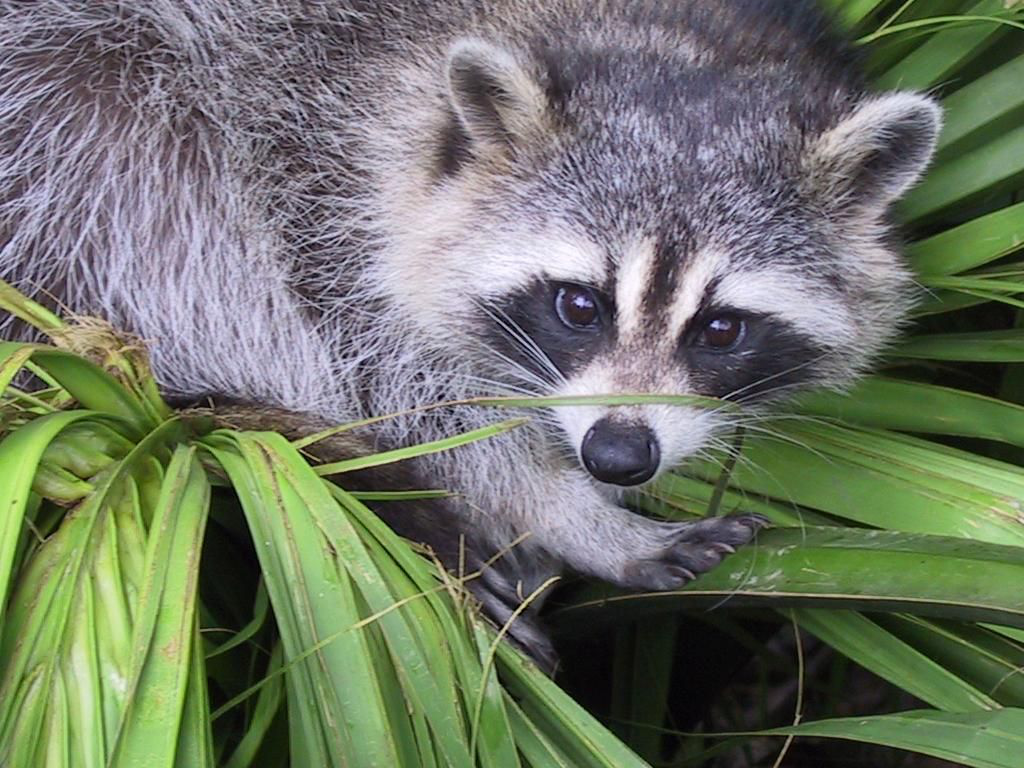
#> input picture 파이썬강의자료/data/face.png, 1024 x 768 px, found by its file name
$ jupyter execute '04_수치연산.ipynb'   (shell and % lines are left out)
#> lines starting #> are read from the running program, lines starting #| are printed output that depends on the picture
# 4 수치자료형

 * 정수(integers)
  * -5, 0, 1
 * 부동소수점(floating points)
  * 3.5, 3.0, 3.
 * 복소수(complex numbers)
  * 2+3j

## 4.1 정수의 표현

[cell 1]
# 10진수
123

[cell 2]
# 16진수
0x123

[cell 3]
# 8진수
0o123

[cell 4]
# 2진수
0b1101

## 4.2 부동 소수점

컴퓨터는 항상 정확하다?

[cell 5]
0.1+0.1+0.1-0.3

## 4.3 format 문자열

[cell 6]
import math

for deg in range(0, 360, 30):
    #start, stop, step-즉 간격
    rad = math.radians(deg)
    s = math.sin(rad)
    print(deg, s)

[cell 7]
for deg in range(0, 360, 30):
    rad = math.radians(deg)
    s = math.sin(rad)
    print('{} {}'.format(deg, s))

[cell 8]
for deg in range(0, 360, 30):
    rad = math.radians(deg)
    s = math.sin(rad)
    print('{:3d} {:.2f}'.format(deg, s))

[cell 9]
'{0:d} {0:x} {0:o} {0:b}'.format(64)

[cell 10]
'{:,d}'.format(123456789)

### 4.3.1 old style

[cell 11]
'%3d %6.2f' % (123, 2.334)

## 4.4 for 문으로는 부족하다

## 4.5 numpy

 * 파이썬 수치연산 패키지
 * 배열 연산에 기본을 둠 - 빠름
 * 수학, 과학, 공학 기술 계산을 위한 환경
 * Numeric --> numarray --> numpy
  * powerful N-dimensional array object
  * sophisticated (broadcasting) functions
  * …
 * Platform independent
 * Open source

Related packages

 * SciPy  (python-scipy)
  * Python based eco-system built on top of numpy
 * Pandas
  * Data structures & analysis
 * Scikit-learn
  * Machine learning in Python
 * Matplotlib
  * Comprehensive 2D plotting

## 4.6 numpy 시작하기

[cell 12]
import numpy as np

[cell 13]
a1 = np.array([1, 2, 3])
a2 = np.array([1.0, 2, 3])

[cell 14]
a1

[cell 15]
a2

[cell 16]
type(a1), type(a2)

[cell 17]
a1.dtype

[cell 18]
a2.dtype

[cell 19]
b = np.array([1,2,3], dtype=np.float64)
b.dtype

[cell 20]
a1.astype(np.float64)  # type conversion. 자세한 목록은 아래에 있음

[cell 21]
a2.astype(np.uint8)

## 4.7 numpy 기본 연산

### 4.7.1 일차원 배열

[cell 22]
a = np.arange(0, 10)
b = np.arange(10, 20)

[cell 23]
a

[cell 24]
a + b
#for 루프를 돌릴 필요가 없다

[cell 25]
a / b

### 4.7.2 broadcasting

[cell 26]
a + 10
#각 요소에 다 붙는다... 왜?!

### 4.7.3 이차원 배열

[cell 27]
a = np.array([[1,2],[3,4]])
b = np.array([[3,4],[4,5]])

[cell 28]
a

[cell 29]
a.shape #생긴 꼬라지를 보여줌

[cell 30]
a + 1

[cell 31]
a + b

[cell 32]
a * b #element끼리만 곱해짐, 행렬곱을 하려면... dot!를 쓴다

[cell 33]
np.dot(a, b)

## 4.8 array 인덱싱 & 슬라이싱

[cell 34]
a = np.array( [ [1,2,3], [4,5,6] ] )

[cell 35]
a

[cell 36]
a.shape

[cell 37]
a[1,2]

[cell 38]
a[:, 1] #모든 행의 전체 열

[cell 39]
a[1, :]

[cell 40]
a[:,:] #이 엘리먼트의 엘리먼트들이 copy가 되므로 쓸모가 있다. a[:,:]에

[cell 41]
a = np.arange(20)
a[::2]
#2개씩 건너뜀

### 4.8.1 Ellipsis를 사용한 슬라이싱

[cell 42]
a = np.random.randn(2,2,3,3)#난수발생 4차원 배열 생성
a.shape
a

[cell 43]
a[0, 0, :, :]

[cell 44]
a[0, 0, ...]#...을 elipsis라고 함,

[cell 45]
a[0, ..., 0]

[cell 46]
a[0, :, :, 0]

## 4.9 matplotlib

### 4.9.1 sin graph

[cell 47]
#앞에 %를 붙이면 ipython 만의 magic cmd라고 한다

[cell 48]
import matplotlib.pyplot as plt

[cell 49]
a = np.linspace(0, np.pi*4, 300)
#0부터 4파이까지를 300개로 쪼개겠다

[cell 50]
plt.plot(a, np.sin(a))
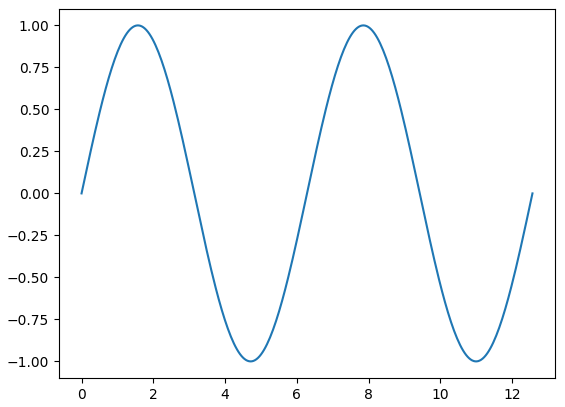
#> figure drawn by matplotlib, 1 panel; curve peaks at x = 7.86, y = 1

[cell 51]
plt.plot(a, np.sin(a), label='sin')
plt.plot(a, np.cos(a), label='cos')
plt.xlabel('rad')
plt.ylabel('y')
plt.title('sin & cos')
plt.legend()#조그만 텍스트 표시
plt.axhline(0.0, linewidth=1, color='green')
plt.show()
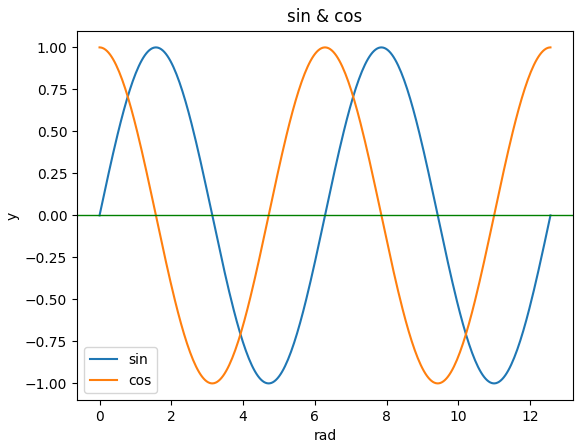
#> figure drawn by matplotlib, 1 panel; curve peaks at x = 7.86, y = 1; curve peaks at x = 0, y = 1

matplotlib home : http://matplotlib.org/

### 4.9.2 Gallery

http://matplotlib.org/gallery.html

### 4.9.3 이미지 표시

[cell 52]
import matplotlib.pyplot as plt
from matplotlib.image import imread

img = imread(r'C:\Users\Lab-01\Desktop\파이썬강의자료\data\face.png')  # from http://www.scipy-lectures.org/advanced/image_processing/
#> img is the input picture: shape (768, 1024, 3) float32; mean R, G, B 0.434, 0.462, 0.401
plt.imshow(img)

### 4.9.4 이차원 배열에 저장된 값을 이미지화 하기

[cell 53]
a = np.array([
    (2, 0, 0),
    (0, 1, 0),
    (0, 0, 1)
])

plt.imshow(a)
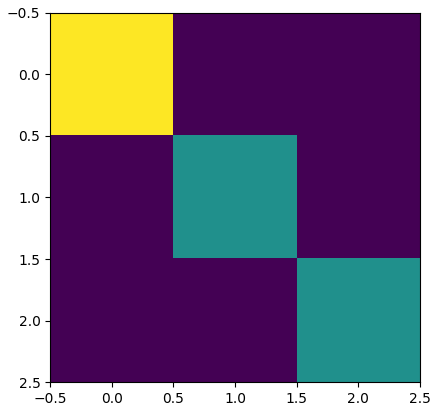
#> figure drawn by matplotlib, 1 panel

[cell 54]
plt.imshow(a, cmap=plt.cm.gray)
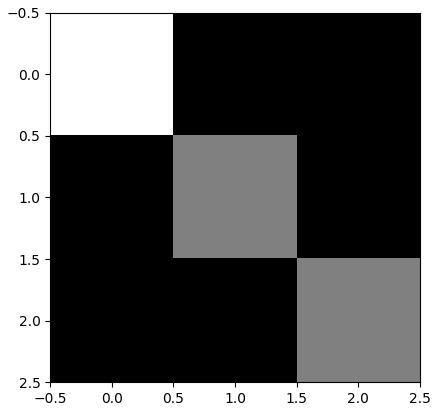
#> figure drawn by matplotlib, 1 panel

[cell 55]
b = np.array([
    [(255, 0, 0),  # R
    (0, 0, 0),
    (0, 0, 1)],
    [(0, 0, 0),    # G
    (0, 255, 0),
    (0, 0, 1)],
    [(0, 0, 0),    # B
    (0, 0, 0),
    (0, 0, 255)],
], dtype=np.uint8)

plt.imshow(b, interpolation='nearest')
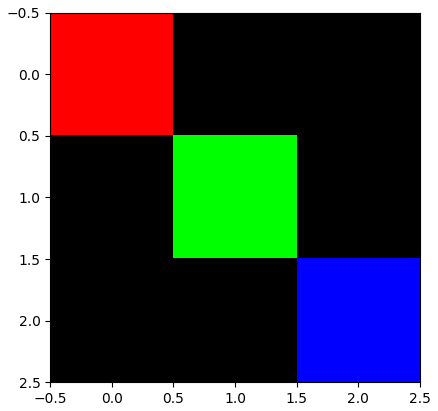
#> figure drawn by matplotlib, 1 panel

[cell 56]
b = np.array([
    [(255, 0, 0),  # R
    (0, 0, 0),
    (0, 0, 1)],
    [(0, 0, 0),    # G
    (0, 255, 0),
    (0, 0, 1)],
    [(0, 0, 0),    # B
    (0, 0, 0),
    (0, 0, 255)],
], dtype=np.uint8)

plt.imshow(b, interpolation="bicubic")
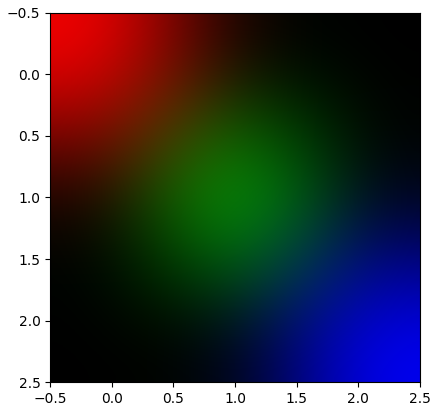
#> figure drawn by matplotlib, 1 panel

### 4.9.5 subplot

[cell 57]
fig = plt.figure()
ax = fig.add_subplot(2,2,1)
ax.imshow(a, cmap=plt.cm.gray, interpolation='nearest')
ax = fig.add_subplot(2,2,2)
ax.imshow(b, interpolation='nearest')
ax = fig.add_subplot(2,2,3)
ax.imshow(b, interpolation='nearest')
ax = fig.add_subplot(2,2,4)
ax.imshow(a, cmap=plt.cm.gray, interpolation='nearest')
#7분부터 다시 확인-배열을 이미지화
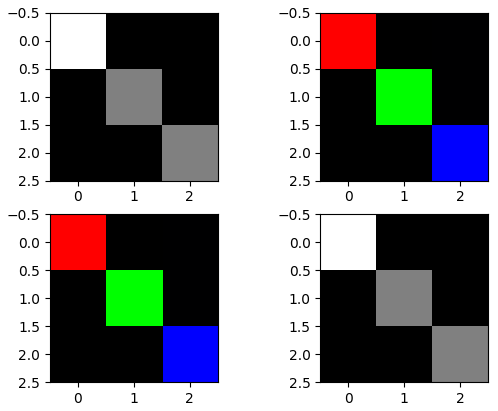
#> figure drawn by matplotlib, 4 panels

## 4.10 array 객체 속성

 * ndim - 축의 수
 * shape - 배열의 차원(크기)
 * size - 총 배열의 요소 수
 * dtype - 요소의 자료 형
 * itemsize - 한 개 요소의 바이트 수
 * data - 요소들이 실제로 저장되어 있는 버퍼. 일반적으로 이것을 직접 사용하는 일은 거의 없다. 인덱싱이나 슬라이싱을 통해 사용하는 것이 일반적이다

[cell 58]
a

[cell 59]
a.dtype

[cell 60]
a = np.array( [ [1,2,3], [4,5,6] ] )

[cell 61]
a.ndim

[cell 62]
a.shape

[cell 63]
a.size

[cell 64]
a.itemsize

[cell 65]
a.data

## 4.11 array 자료 형

`dtypes`형
 * `bool, bool8`
  * 부울자료형, `True, False`값 만을 갖는다
 * `int8`
  * 8비트 정수형, -128~127
 * `uint8`
  * 부호없는 8비트 정수형, 0~256까지 표현
 * `int16`
  * 16비트 정수형, -32768~32767,
 * `uint16`
  * 부호없는 16비트 정수형, 0~65535
 * `int32`
  * 32비트 정수형. -2147483648~2147483647
 * `uint32`
  * 부호없는32비트 정수형 0~4294967295
 * `int64`
  * 64비트 정수형, -263~(263 -1), 263=9,223,372,036,854,775,808
 * `uint64`
  * 부호없는64비트 정수형, 0~(264-1) , 264=18,446,744,073,709,551,616
 * `float32`
  * 유효자리가 최소 6자리 확보되며 지수부는10-38~10+38
 * `float64`
  * 유효자리가 최소 15자리 확보되며 지수부는10-308~10+308
 * `complex64`
  * `float32` 두 개가 실수부와허수부를 표현한다
 * `complex128`
  * `float64` 두 개가 실수부와허수부를 표현한다

## 4.12 Bool test & indexing

[cell 66]
a > 3

[cell 67]
c= 1 * (a > 3)
c

[cell 68]
a[a>3]
#뭐라고?

[cell 69]
b = np.array( [ [7,8,9], [10,11,12] ] )
b[a>3]

## 4.13 함수

[cell 70]
def step_function(x):
    return 1 * (x > 0)

step_function(np.arange(-5, 5))

[cell 71]
a = np.arange(-6, 6, 0.1)
plt.plot(a, step_function(a))
plt.grid(True)
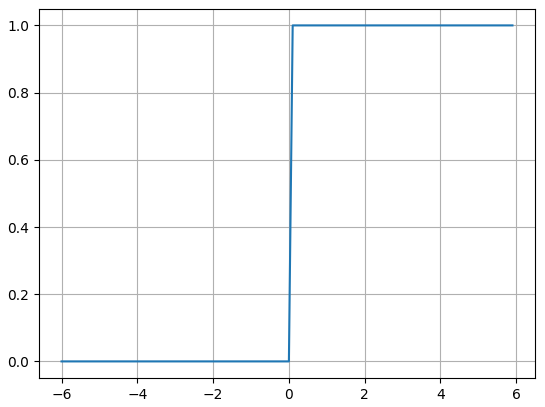
#> figure drawn by matplotlib, 1 panel; curve peaks at x = 0.1, y = 1

[cell 72]
def sigmoid(x):
    return 1 / (1.0 + np.exp(-x))

a = np.arange(-6, 6, 0.1)
plt.plot(a, sigmoid(a))
plt.grid(True)
plt.axhline(0.5, linewidth=1, color='red')
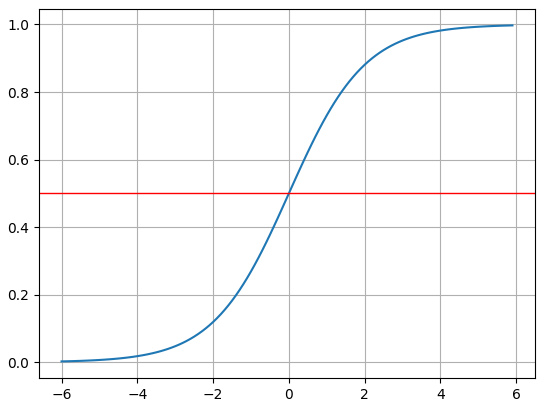
#> figure drawn by matplotlib, 1 panel; curve peaks at x = 5.9, y = 0.997

[cell 73]
def rectifier(x):
    return np.maximum(0, x)

a = np.arange(-5, 5, 0.1)
plt.plot(a, rectifier(a))
plt.grid(True)
#> (the rest of the program and of its run is left out)
